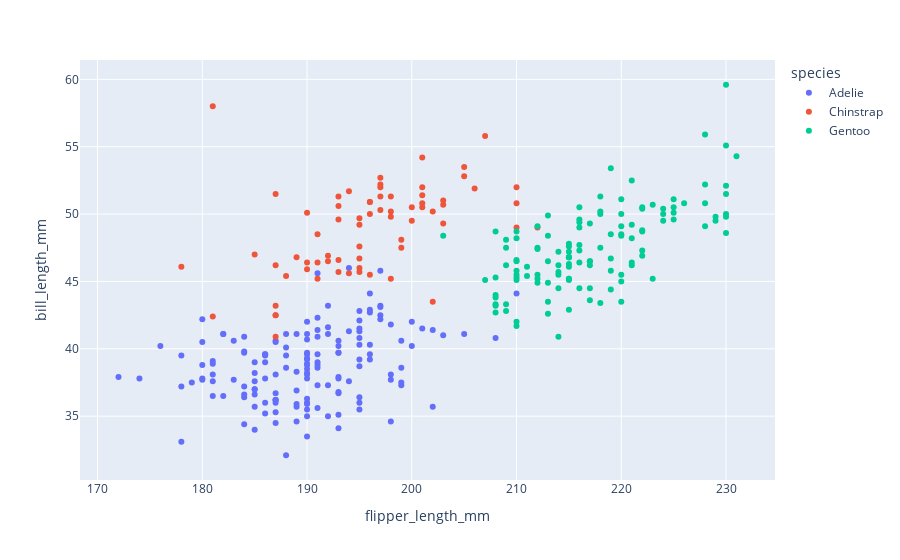

Notebook source saved alongside this figure:
### Code cell
data.plot(kind="scatter", y="bill_length_mm", x="flipper_length_mm", color="species")

### Figure 1 — Plotly figure (JSON) as saved in the notebook; plotly's stock layout.template omitted (floating-point values rounded to 4 significant figures; data arrays with more than 128 entries replaced by an {"elided": "..."} marker saying what was removed)
{"data": [{"hovertemplate": "species=Adelie<br>flipper_length_mm=%{x}<br>bill_length_mm=%{y}<extra></extra>", "legendgroup": "Adelie", "marker": {"color": "#636efa", "symbol": "circle"}, "mode": "markers", "name": "Adelie", "orientation": "v", "showlegend": true, "type": "scatter", "x": {"elided": "152 int values"}, "xaxis": "x", "y": {"elided": "152 float values"}, "yaxis": "y"}, {"hovertemplate": "species=Chinstrap<br>flipper_length_mm=%{x}<br>bill_length_mm=%{y}<extra></extra>", "legendgroup": "Chinstrap", "marker": {"color": "#EF553B", "symbol": "circle"}, "mode": "markers", "name": "Chinstrap", "orientation": "v", "showlegend": true, "type": "scatter", "x": [192, 196, 193, 188, 197, 198, 178, 197, 195, 198, 193, 194, 185, 201, 190, 201, 197, 181, 190, 195, 181, 191, 187, 193, 195, 197, 200, 200, 191, 205, 187, 201, 187, 203, 195, 199, 195, 210, 192, 205, 210, 187, 196, 196, 196, 201, 190, 212, 187, 198, 199, 201, 193, 203, 187, 197, 191, 203, 202, 194, 206, 189, 195, 207, 202, 193, 210, 198], "xaxis": "x", "y": [46.5, 50, 51.3, 45.4, 52.7, 45.2, 46.1, 51.3, 46, 51.3, 46.6, 51.7, 47, 52, 45.9, 50.5, 50.3, 58, 46.4, 49.2, 42.4, 48.5, 43.2, 50.6, 46.7, 52, 50.5, 49.5, 46.4, 52.8, 40.9, 54.2, 42.5, 51, 49.7, 47.5, 47.6, 52, 46.9, 53.5, 49, 46.2, 50.9, 45.5, 50.9, 50.8, 50.1, 49, 51.5, 49.8, 48.1, 51.4, 45.7, 50.7, 42.5, 52.2, 45.2, 49.3, 50.2, 45.6, 51.9, 46.8, 45.7, 55.8, 43.5, 49.6, 50.8, 50.2], "yaxis": "y"}, {"hovertemplate": "species=Gentoo<br>flipper_length_mm=%{x}<br>bill_length_mm=%{y}<extra></extra>", "legendgroup": "Gentoo", "marker": {"color": "#00cc96", "symbol": "circle"}, "mode": "markers", "name": "Gentoo", "orientation": "v", "showlegend": true, "type": "scatter", "x": [211, 230, 210, 218, 215, 210, 211, 219, 209, 215, 214, 216, 214, 213, 210, 217, 210, 221, 209, 222, 218, 215, 213, 215, 215, 215, 216, 215, 210, 220, 222, 209, 207, 230, 220, 220, 213, 219, 208, 208, 208, 225, 210, 216, 222, 217, 210, 225, 213, 215, 210, 220, 210, 225, 217, 220, 208, 220, 208, 224, 208, 221, 214, 231, 219, 230, 214, 229, 220, 223, 216, 221, 221, 217, 216, 230, 209, 220, 215, 223, 212, 221, 212, 224, 212, 228, 218, 218, 212, 230, 218, 228, 212, 224, 214, 226, 216, 222, 203, 225, 219, 228, 215, 228, 216, 215, 210, 219, 208, 209, 216, 229, 213, 230, 217, 230, 217, 222, 214, null, 215, 222, 212, 213], "xaxis": "x", "y": [46.1, 50, 48.7, 50, 47.6, 46.5, 45.4, 46.7, 43.3, 46.8, 40.9, 49, 45.5, 48.4, 45.8, 49.3, 42, 49.2, 46.2, 48.7, 50.2, 45.1, 46.5, 46.3, 42.9, 46.1, 44.5, 47.8, 48.2, 50, 47.3, 42.8, 45.1, 59.6, 49.1, 48.4, 42.6, 44.4, 44, 48.7, 42.7, 49.6, 45.3, 49.6, 50.5, 43.6, 45.5, 50.5, 44.9, 45.2, 46.6, 48.5, 45.1, 50.1, 46.5, 45, 43.8, 45.5, 43.2, 50.4, 45.3, 46.2, 45.7, 54.3, 45.8, 49.8, 46.2, 49.5, 43.5, 50.7, 47.7, 46.4, 48.2, 46.5, 46.4, 48.6, 47.5, 51.1, 45.2, 45.2, 49.1, 52.5, 47.4, 50, 44.9, 50.8, 43.4, 51.3, 47.5, 52.1, 47.5, 52.2, 45.5, 49.5, 44.5, 50.8, 49.4, 46.9, 48.4, 51.1, 48.5, 55.9, 47.2, 49.1, 47.3, 46.8, 41.7, 53.4, 43.3, 48.1, 50.5, 49.8, 43.5, 51.5, 46.2, 55.1, 44.5, 48.8, 47.2, null, 46.8, 50.4, 45.2, 49.9], "yaxis": "y"}], "layout": {"autosize": true, "legend": {"title": {"text": "species"}, "tracegroupgap": 0}, "margin": {"t": 60}, "xaxis": {"anchor": "y", "autorange": true, "domain": [0, 1], "range": [168.1, 234.9], "showspikes": false, "title": {"text": "flipper_length_mm"}, "type": "linear"}, "yaxis": {"anchor": "x", "autorange": true, "domain": [0, 1], "range": [29.97, 61.73], "showspikes": false, "title": {"text": "bill_length_mm"}, "type": "linear"}}}
